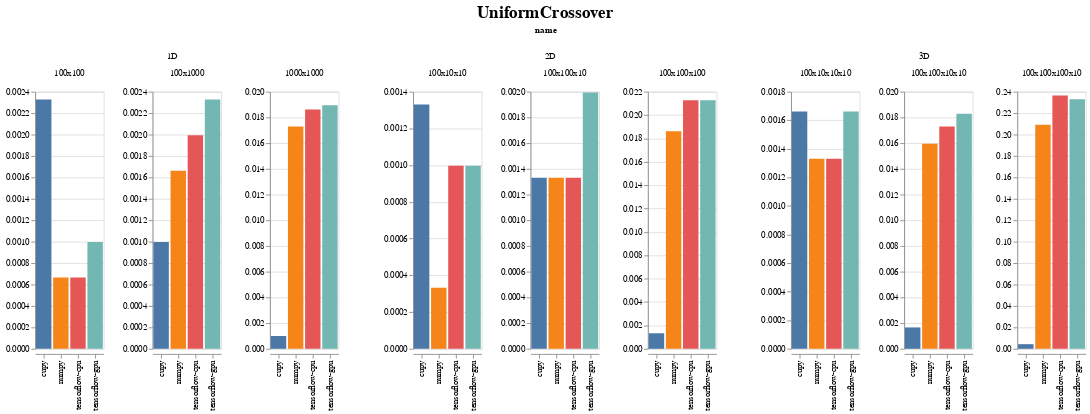

Here is the notebook cell this chart was saved with:
### Code cell
display_chart('UniformCrossover')

### Figure 1 — Vega-Lite specification as saved in the notebook (floating-point values rounded to 4 significant figures)
{"config": {"view": {"continuousWidth": 400, "continuousHeight": 300}, "title": {"anchor": "middle", "fontSize": 20, "offset": 5, "orient": "top"}}, "data": {"name": "data-c4ac4c5c1ccf85b96503995989751fb1"}, "facet": {"column": {"type": "nominal", "field": "name"}}, "spec": {"mark": "bar", "encoding": {"color": {"type": "nominal", "field": "backend", "legend": null}, "column": {"type": "nominal", "field": "shape_str", "sort": {"field": "input_size", "order": "ascending"}, "title": ""}, "x": {"type": "nominal", "axis": {"title": ""}, "field": "backend"}, "y": {"type": "quantitative", "axis": {"title": ""}, "field": "avg_time", "sort": "-x"}}, "resolve": {"scale": {"y": "independent"}}, "title": ""}, "spacing": 50, "title": "UniformCrossover", "$schema": "https://vega.github.io/schema/vega-lite/v4.0.2.json", "datasets": {"data-c4ac4c5c1ccf85b96503995989751fb1": [{"avg_time": 0.002327, "backend": "cupy", "evoflow_version": "0.4.1", "generations": 10, "group": "UniformCrossover", "input_size": 10000, "max_time": 0.004987, "min_time": 0.0009971, "name": "1D", "num_runs": 3, "shape": [100, 100], "shape_str": "100x100", "std_time": 0.001881, "system": {"os": {"name": "Windows", "version": "10.0.18362"}, "memory": {"unit": "MB", "used": 15815, "total": 65451}, "cpu": {"name": "Intel64 Family 6 Model 158 Stepping 10, GenuineIntel", "cores": 12, "freqency": 3696.0}, "python": {"numpy": "1.18.3", "tensorflow": {"visible_gpu": ["/physical_device:GPU:0"], "version": "2.2.0"}, "cupy": "7.2.0"}, "gpu": [{"memory": {"unit": "MB", "total": 11264, "used": 1475}, "temperature": {"unit": "C"}, "driver": "445.87", "index": "0", "name": "GeForce RTX 2080 Ti", "value": "60", "usage": "1"}]}, "test_name": "UniformCrossover1D", "test_type": "OP", "ts": 1590167235}, {"avg_time": 0.0009974, "backend": "tensorflow-gpu", "evoflow_version": "0.4.1", "generations": 10, "group": "UniformCrossover", "input_size": 10000, "max_time": 0.0009985, "min_time": 0.0009964, "name": "1D", "num_runs": 3, "shape": [100, 100], "shape_str": "100x100", "std_time": 8.778e-07, "system": {"os": {"name": "Windows", "version": "10.0.18362"}, "memory": {"unit": "MB", "used": 15765, "total": 65451}, "cpu": {"name": "Intel64 Family 6 Model 158 Stepping 10, GenuineIntel", "cores": 12, "freqency": 3696.0}, "python": {"numpy": "1.18.3", "tensorflow": {"visible_gpu": ["/physical_device:GPU:0"], "version": "2.2.0"}, "cupy": "7.2.0"}, "gpu": [{"memory": {"unit": "MB", "total": 11264, "used": 1471}, "temperature": {"unit": "C"}, "driver": "445.87", "index": "0", "name": "GeForce RTX 2080 Ti", "value": "58", "usage": "0"}]}, "test_name": "UniformCrossover1D", "test_type": "OP", "ts": 1590167273}, {"avg_time": 0.00133, "backend": "cupy", "evoflow_version": "0.4.1", "generations": 10, "group": "UniformCrossover", "input_size": 10000, "max_time": 0.001995, "min_time": 0.0009971, "name": "2D", "num_runs": 3, "shape": [100, 10, 10], "shape_str": "100x10x10", "std_time": 0.0004701, "system": {"os": {"name": "Windows", "version": "10.0.18362"}, "memory": {"unit": "MB", "used": 15815, "total": 65451}, "cpu": {"name": "Intel64 Family 6 Model 158 Stepping 10, GenuineIntel", "cores": 12, "freqency": 3696.0}, "python": {"numpy": "1.18.3", "tensorflow": {"visible_gpu": ["/physical_device:GPU:0"], "version": "2.2.0"}, "cupy": "7.2.0"}, "gpu": [{"memory": {"unit": "MB", "total": 11264, "used": 1475}, "temperature": {"unit": "C"}, "driver": "445.87", "index": "0", "name": "GeForce RTX 2080 Ti", "value": "60", "usage": "1"}]}, "test_name": "UniformCrossover2D", "test_type": "OP", "ts": 1590167235}, {"avg_time": 0.0009973, "backend": "tensorflow-cpu", "evoflow_version": "0.4.1", "generations": 10, "group": "UniformCrossover", "input_size": 10000, "max_time": 0.0009975, "min_time": 0.0009971, "name": "2D", "num_runs": 3, "shape": [100, 10, 10], "shape_str": "100x10x10", "std_time": 1.947e-07, "system": {"os": {"name": "Windows", "version": "10.0.18362"}, "memory": {"unit": "MB", "used": 15807, "total": 65451}, "cpu": {"name": "Intel64 Family 6 Model 158 Stepping 10, GenuineIntel", "cores": 12, "freqency": 3696.0}, "python": {"numpy": "1.18.3", "tensorflow": {"visible_gpu": [], "version": "2.2.0"}, "cupy": "7.2.0"}, "gpu": []}, "test_name": "UniformCrossover2D", "test_type": "OP", "ts": 1590167261}, {"avg_time": 0.0006649, "backend": "tensorflow-cpu", "evoflow_version": "0.4.1", "generations": 10, "group": "UniformCrossover", "input_size": 10000, "max_time": 0.0009975, "min_time": 0.0, "name": "1D", "num_runs": 3, "shape": [100, 100], "shape_str": "100x100", "std_time": 0.0004701, "system": {"os": {"name": "Windows", "version": "10.0.18362"}, "memory": {"unit": "MB", "used": 15807, "total": 65451}, "cpu": {"name": "Intel64 Family 6 Model 158 Stepping 10, GenuineIntel", "cores": 12, "freqency": 3696.0}, "python": {"numpy": "1.18.3", "tensorflow": {"visible_gpu": [], "version": "2.2.0"}, "cupy": "7.2.0"}, "gpu": []}, "test_name": "UniformCrossover1D", "test_type": "OP", "ts": 1590167261}, {"avg_time": 0.000665, "backend": "numpy", "evoflow_version": "0.4.1", "generations": 10, "group": "UniformCrossover", "input_size": 10000, "max_time": 0.0009978, "min_time": 0.0, "name": "1D", "num_runs": 3, "shape": [100, 100], "shape_str": "100x100", "std_time": 0.0004702, "system": {"os": {"name": "Windows", "version": "10.0.18362"}, "memory": {"unit": "MB", "used": 15771, "total": 65451}, "cpu": {"name": "Intel64 Family 6 Model 158 Stepping 10, GenuineIntel", "cores": 12, "freqency": 3696.0}, "python": {"numpy": "1.18.3", "tensorflow": {"visible_gpu": ["/physical_device:GPU:0"], "version": "2.2.0"}, "cupy": "7.2.0"}, "gpu": []}, "test_name": "UniformCrossover1D", "test_type": "OP", "ts": 1590167246}, {"avg_time": 0.0009973, "backend": "tensorflow-gpu", "evoflow_version": "0.4.1", "generations": 10, "group": "UniformCrossover", "input_size": 10000, "max_time": 0.0009978, "min_time": 0.0009968, "name": "2D", "num_runs": 3, "shape": [100, 10, 10], "shape_str": "100x10x10", "std_time": 3.893e-07, "system": {"os": {"name": "Windows", "version": "10.0.18362"}, "memory": {"unit": "MB", "used": 15765, "total": 65451}, "cpu": {"name": "Intel64 Family 6 Model 158 Stepping 10, GenuineIntel", "cores": 12, "freqency": 3696.0}, "python": {"numpy": "1.18.3", "tensorflow": {"visible_gpu": ["/physical_device:GPU:0"], "version": "2.2.0"}, "cupy": "7.2.0"}, "gpu": [{"memory": {"unit": "MB", "total": 11264, "used": 1471}, "temperature": {"unit": "C"}, "driver": "445.87", "index": "0", "name": "GeForce RTX 2080 Ti", "value": "58", "usage": "0"}]}, "test_name": "UniformCrossover2D", "test_type": "OP", "ts": 1590167273}, {"avg_time": 0.0003326, "backend": "numpy", "evoflow_version": "0.4.1", "generations": 10, "group": "UniformCrossover", "input_size": 10000, "max_time": 0.0009978, "min_time": 0.0, "name": "2D", "num_runs": 3, "shape": [100, 10, 10], "shape_str": "100x10x10", "std_time": 0.0004704, "system": {"os": {"name": "Windows", "version": "10.0.18362"}, "memory": {"unit": "MB", "used": 15771, "total": 65451}, "cpu": {"name": "Intel64 Family 6 Model 158 Stepping 10, GenuineIntel", "cores": 12, "freqency": 3696.0}, "python": {"numpy": "1.18.3", "tensorflow": {"visible_gpu": ["/physical_device:GPU:0"], "version": "2.2.0"}, "cupy": "7.2.0"}, "gpu": []}, "test_name": "UniformCrossover2D", "test_type": "OP", "ts": 1590167246}, {"avg_time": 0.002327, "backend": "tensorflow-gpu", "evoflow_version": "0.4.1", "generations": 10, "group": "UniformCrossover", "input_size": 100000, "max_time": 0.002992, "min_time": 0.001994, "name": "1D", "num_runs": 3, "shape": [100, 1000], "shape_str": "100x1000", "std_time": 0.0004704, "system": {"os": {"name": "Windows", "version": "10.0.18362"}, "memory": {"unit": "MB", "used": 15765, "total": 65451}, "cpu": {"name": "Intel64 Family 6 Model 158 Stepping 10, GenuineIntel", "cores": 12, "freqency": 3696.0}, "python": {"numpy": "1.18.3", "tensorflow": {"visible_gpu": ["/physical_device:GPU:0"], "version": "2.2.0"}, "cupy": "7.2.0"}, "gpu": [{"memory": {"unit": "MB", "total": 11264, "used": 1471}, "temperature": {"unit": "C"}, "driver": "445.87", "index": "0", "name": "GeForce RTX 2080 Ti", "value": "58", "usage": "0"}]}, "test_name": "UniformCrossover1D", "test_type": "OP", "ts": 1590167273}, {"avg_time": 0.00133, "backend": "tensorflow-cpu", "evoflow_version": "0.4.1", "generations": 10, "group": "UniformCrossover", "input_size": 100000, "max_time": 0.001995, "min_time": 0.0009973, "name": "3D", "num_runs": 3, "shape": [100, 10, 10, 10], "shape_str": "100x10x10x10", "std_time": 0.0004701, "system": {"os": {"name": "Windows", "version": "10.0.18362"}, "memory": {"unit": "MB", "used": 15807, "total": 65451}, "cpu": {"name": "Intel64 Family 6 Model 158 Stepping 10, GenuineIntel", "cores": 12, "freqency": 3696.0}, "python": {"numpy": "1.18.3", "tensorflow": {"visible_gpu": [], "version": "2.2.0"}, "cupy": "7.2.0"}, "gpu": []}, "test_name": "UniformCrossover3D", "test_type": "OP", "ts": 1590167261}, {"avg_time": 0.00133, "backend": "tensorflow-cpu", "evoflow_version": "0.4.1", "generations": 10, "group": "UniformCrossover", "input_size": 100000, "max_time": 0.001995, "min_time": 0.0009973, "name": "2D", "num_runs": 3, "shape": [100, 100, 10], "shape_str": "100x100x10", "std_time": 0.0004701, "system": {"os": {"name": "Windows", "version": "10.0.18362"}, "memory": {"unit": "MB", "used": 15807, "total": 65451}, "cpu": {"name": "Intel64 Family 6 Model 158 Stepping 10, GenuineIntel", "cores": 12, "freqency": 3696.0}, "python": {"numpy": "1.18.3", "tensorflow": {"visible_gpu": [], "version": "2.2.0"}, "cupy": "7.2.0"}, "gpu": []}, "test_name": "UniformCrossover2D", "test_type": "OP", "ts": 1590167261}, {"avg_time": 0.001995, "backend": "tensorflow-cpu", "evoflow_version": "0.4.1", "generations": 10, "group": "UniformCrossover", "input_size": 100000, "max_time": 0.001995, "min_time": 0.001994, "name": "1D", "num_runs": 3, "shape": [100, 1000], "shape_str": "100x1000", "std_time": 1.947e-07, "system": {"os": {"name": "Windows", "version": "10.0.18362"}, "memory": {"unit": "MB", "used": 15807, "total": 65451}, "cpu": {"name": "Intel64 Family 6 Model 158 Stepping 10, GenuineIntel", "cores": 12, "freqency": 3696.0}, "python": {"numpy": "1.18.3", "tensorflow": {"visible_gpu": [], "version": "2.2.0"}, "cupy": "7.2.0"}, "gpu": []}, "test_name": "UniformCrossover1D", "test_type": "OP", "ts": 1590167261}, {"avg_time": 0.00133, "backend": "numpy", "evoflow_version": "0.4.1", "generations": 10, "group": "UniformCrossover", "input_size": 100000, "max_time": 0.001995, "min_time": 0.0009973, "name": "2D", "num_runs": 3, "shape": [100, 100, 10], "shape_str": "100x100x10", "std_time": 0.0004701, "system": {"os": {"name": "Windows", "version": "10.0.18362"}, "memory": {"unit": "MB", "used": 15771, "total": 65451}, "cpu": {"name": "Intel64 Family 6 Model 158 Stepping 10, GenuineIntel", "cores": 12, "freqency": 3696.0}, "python": {"numpy": "1.18.3", "tensorflow": {"visible_gpu": ["/physical_device:GPU:0"], "version": "2.2.0"}, "cupy": "7.2.0"}, "gpu": []}, "test_name": "UniformCrossover2D", "test_type": "OP", "ts": 1590167246}, {"avg_time": 0.00133, "backend": "numpy", "evoflow_version": "0.4.1", "generations": 10, "group": "UniformCrossover", "input_size": 100000, "max_time": 0.001995, "min_time": 0.0009973, "name": "3D", "num_runs": 3, "shape": [100, 10, 10, 10], "shape_str": "100x10x10x10", "std_time": 0.0004701, "system": {"os": {"name": "Windows", "version": "10.0.18362"}, "memory": {"unit": "MB", "used": 15771, "total": 65451}, "cpu": {"name": "Intel64 Family 6 Model 158 Stepping 10, GenuineIntel", "cores": 12, "freqency": 3696.0}, "python": {"numpy": "1.18.3", "tensorflow": {"visible_gpu": ["/physical_device:GPU:0"], "version": "2.2.0"}, "cupy": "7.2.0"}, "gpu": []}, "test_name": "UniformCrossover3D", "test_type": "OP", "ts": 1590167246}, {"avg_time": 0.001995, "backend": "tensorflow-gpu", "evoflow_version": "0.4.1", "generations": 10, "group": "UniformCrossover", "input_size": 100000, "max_time": 0.001995, "min_time": 0.001994, "name": "2D", "num_runs": 3, "shape": [100, 100, 10], "shape_str": "100x100x10", "std_time": 1.947e-07, "system": {"os": {"name": "Windows", "version": "10.0.18362"}, "memory": {"unit": "MB", "used": 15765, "total": 65451}, "cpu": {"name": "Intel64 Family 6 Model 158 Stepping 10, GenuineIntel", "cores": 12, "freqency": 3696.0}, "python": {"numpy": "1.18.3", "tensorflow": {"visible_gpu": ["/physical_device:GPU:0"], "version": "2.2.0"}, "cupy": "7.2.0"}, "gpu": [{"memory": {"unit": "MB", "total": 11264, "used": 1471}, "temperature": {"unit": "C"}, "driver": "445.87", "index": "0", "name": "GeForce RTX 2080 Ti", "value": "58", "usage": "0"}]}, "test_name": "UniformCrossover2D", "test_type": "OP", "ts": 1590167273}, {"avg_time": 0.001662, "backend": "numpy", "evoflow_version": "0.4.1", "generations": 10, "group": "UniformCrossover", "input_size": 100000, "max_time": 0.001995, "min_time": 0.0009973, "name": "1D", "num_runs": 3, "shape": [100, 1000], "shape_str": "100x1000", "std_time": 0.0004701, "system": {"os": {"name": "Windows", "version": "10.0.18362"}, "memory": {"unit": "MB", "used": 15771, "total": 65451}, "cpu": {"name": "Intel64 Family 6 Model 158 Stepping 10, GenuineIntel", "cores": 12, "freqency": 3696.0}, "python": {"numpy": "1.18.3", "tensorflow": {"visible_gpu": ["/physical_device:GPU:0"], "version": "2.2.0"}, "cupy": "7.2.0"}, "gpu": []}, "test_name": "UniformCrossover1D", "test_type": "OP", "ts": 1590167246}, {"avg_time": 0.0009973, "backend": "cupy", "evoflow_version": "0.4.1", "generations": 10, "group": "UniformCrossover", "input_size": 100000, "max_time": 0.0009975, "min_time": 0.0009971, "name": "1D", "num_runs": 3, "shape": [100, 1000], "shape_str": "100x1000", "std_time": 1.947e-07, "system": {"os": {"name": "Windows", "version": "10.0.18362"}, "memory": {"unit": "MB", "used": 15815, "total": 65451}, "cpu": {"name": "Intel64 Family 6 Model 158 Stepping 10, GenuineIntel", "cores": 12, "freqency": 3696.0}, "python": {"numpy": "1.18.3", "tensorflow": {"visible_gpu": ["/physical_device:GPU:0"], "version": "2.2.0"}, "cupy": "7.2.0"}, "gpu": [{"memory": {"unit": "MB", "total": 11264, "used": 1475}, "temperature": {"unit": "C"}, "driver": "445.87", "index": "0", "name": "GeForce RTX 2080 Ti", "value": "60", "usage": "1"}]}, "test_name": "UniformCrossover1D", "test_type": "OP", "ts": 1590167235}, {"avg_time": 0.001662, "backend": "tensorflow-gpu", "evoflow_version": "0.4.1", "generations": 10, "group": "UniformCrossover", "input_size": 100000, "max_time": 0.001995, "min_time": 0.0009973, "name": "3D", "num_runs": 3, "shape": [100, 10, 10, 10], "shape_str": "100x10x10x10", "std_time": 0.0004701, "system": {"os": {"name": "Windows", "version": "10.0.18362"}, "memory": {"unit": "MB", "used": 15765, "total": 65451}, "cpu": {"name": "Intel64 Family 6 Model 158 Stepping 10, GenuineIntel", "cores": 12, "freqency": 3696.0}, "python": {"numpy": "1.18.3", "tensorflow": {"visible_gpu": ["/physical_device:GPU:0"], "version": "2.2.0"}, "cupy": "7.2.0"}, "gpu": [{"memory": {"unit": "MB", "total": 11264, "used": 1471}, "temperature": {"unit": "C"}, "driver": "445.87", "index": "0", "name": "GeForce RTX 2080 Ti", "value": "58", "usage": "0"}]}, "test_name": "UniformCrossover3D", "test_type": "OP", "ts": 1590167273}, {"avg_time": 0.001662, "backend": "cupy", "evoflow_version": "0.4.1", "generations": 10, "group": "UniformCrossover", "input_size": 100000, "max_time": 0.001995, "min_time": 0.0009971, "name": "3D", "num_runs": 3, "shape": [100, 10, 10, 10], "shape_str": "100x10x10x10", "std_time": 0.0004703, "system": {"os": {"name": "Windows", "version": "10.0.18362"}, "memory": {"unit": "MB", "used": 15815, "total": 65451}, "cpu": {"name": "Intel64 Family 6 Model 158 Stepping 10, GenuineIntel", "cores": 12, "freqency": 3696.0}, "python": {"numpy": "1.18.3", "tensorflow": {"visible_gpu": ["/physical_device:GPU:0"], "version": "2.2.0"}, "cupy": "7.2.0"}, "gpu": [{"memory": {"unit": "MB", "total": 11264, "used": 1475}, "temperature": {"unit": "C"}, "driver": "445.87", "index": "0", "name": "GeForce RTX 2080 Ti", "value": "60", "usage": "1"}]}, "test_name": "UniformCrossover3D", "test_type": "OP", "ts": 1590167235}, {"avg_time": 0.00133, "backend": "cupy", "evoflow_version": "0.4.1", "generations": 10, "group": "UniformCrossover", "input_size": 100000, "max_time": 0.001995, "min_time": 0.0009971, "name": "2D", "num_runs": 3, "shape": [100, 100, 10], "shape_str": "100x100x10", "std_time": 0.0004703, "system": {"os": {"name": "Windows", "version": "10.0.18362"}, "memory": {"unit": "MB", "used": 15815, "total": 65451}, "cpu": {"name": "Intel64 Family 6 Model 158 Stepping 10, GenuineIntel", "cores": 12, "freqency": 3696.0}, "python": {"numpy": "1.18.3", "tensorflow": {"visible_gpu": ["/physical_device:GPU:0"], "version": "2.2.0"}, "cupy": "7.2.0"}, "gpu": [{"memory": {"unit": "MB", "total": 11264, "used": 1475}, "temperature": {"unit": "C"}, "driver": "445.87", "index": "0", "name": "GeForce RTX 2080 Ti", "value": "60", "usage": "1"}]}, "test_name": "UniformCrossover2D", "test_type": "OP", "ts": 1590167235}, {"avg_time": 0.01895, "backend": "tensorflow-gpu", "evoflow_version": "0.4.1", "generations": 10, "group": "UniformCrossover", "input_size": 1000000, "max_time": 0.01895, "min_time": 0.01895, "name": "1D", "num_runs": 3, "shape": [1000, 1000], "shape_str": "1000x1000", "std_time": 4.052e-07, "system": {"os": {"name": "Windows", "version": "10.0.18362"}, "memory": {"unit": "MB", "used": 15765, "total": 65451}, "cpu": {"name": "Intel64 Family 6 Model 158 Stepping 10, GenuineIntel", "cores": 12, "freqency": 3696.0}, "python": {"numpy": "1.18.3", "tensorflow": {"visible_gpu": ["/physical_device:GPU:0"], "version": "2.2.0"}, "cupy": "7.2.0"}, "gpu": [{"memory": {"unit": "MB", "total": 11264, "used": 1471}, "temperature": {"unit": "C"}, "driver": "445.87", "index": "0", "name": "GeForce RTX 2080 Ti", "value": "58", "usage": "0"}]}, "test_name": "UniformCrossover1D", "test_type": "OP", "ts": 1590167273}, {"avg_time": 0.0009974, "backend": "cupy", "evoflow_version": "0.4.1", "generations": 10, "group": "UniformCrossover", "input_size": 1000000, "max_time": 0.0009975, "min_time": 0.0009973, "name": "1D", "num_runs": 3, "shape": [1000, 1000], "shape_str": "1000x1000", "std_time": 1.124e-07, "system": {"os": {"name": "Windows", "version": "10.0.18362"}, "memory": {"unit": "MB", "used": 15815, "total": 65451}, "cpu": {"name": "Intel64 Family 6 Model 158 Stepping 10, GenuineIntel", "cores": 12, "freqency": 3696.0}, "python": {"numpy": "1.18.3", "tensorflow": {"visible_gpu": ["/physical_device:GPU:0"], "version": "2.2.0"}, "cupy": "7.2.0"}, "gpu": [{"memory": {"unit": "MB", "total": 11264, "used": 1475}, "temperature": {"unit": "C"}, "driver": "445.87", "index": "0", "name": "GeForce RTX 2080 Ti", "value": "60", "usage": "1"}]}, "test_name": "UniformCrossover1D", "test_type": "OP", "ts": 1590167235}, {"avg_time": 0.02128, "backend": "tensorflow-gpu", "evoflow_version": "0.4.1", "generations": 10, "group": "UniformCrossover", "input_size": 1000000, "max_time": 0.02194, "min_time": 0.02094, "name": "2D", "num_runs": 3, "shape": [100, 100, 100], "shape_str": "100x100x100", "std_time": 0.0004701, "system": {"os": {"name": "Windows", "version": "10.0.18362"}, "memory": {"unit": "MB", "used": 15765, "total": 65451}, "cpu": {"name": "Intel64 Family 6 Model 158 Stepping 10, GenuineIntel", "cores": 12, "freqency": 3696.0}, "python": {"numpy": "1.18.3", "tensorflow": {"visible_gpu": ["/physical_device:GPU:0"], "version": "2.2.0"}, "cupy": "7.2.0"}, "gpu": [{"memory": {"unit": "MB", "total": 11264, "used": 1471}, "temperature": {"unit": "C"}, "driver": "445.87", "index": "0", "name": "GeForce RTX 2080 Ti", "value": "58", "usage": "0"}]}, "test_name": "UniformCrossover2D", "test_type": "OP", "ts": 1590167273}, {"avg_time": 0.01729, "backend": "tensorflow-cpu", "evoflow_version": "0.4.1", "generations": 10, "group": "UniformCrossover", "input_size": 1000000, "max_time": 0.01795, "min_time": 0.01695, "name": "3D", "num_runs": 3, "shape": [100, 100, 10, 10], "shape_str": "100x100x10x10", "std_time": 0.0004702, "system": {"os": {"name": "Windows", "version": "10.0.18362"}, "memory": {"unit": "MB", "used": 15807, "total": 65451}, "cpu": {"name": "Intel64 Family 6 Model 158 Stepping 10, GenuineIntel", "cores": 12, "freqency": 3696.0}, "python": {"numpy": "1.18.3", "tensorflow": {"visible_gpu": [], "version": "2.2.0"}, "cupy": "7.2.0"}, "gpu": []}, "test_name": "UniformCrossover3D", "test_type": "OP", "ts": 1590167261}, {"avg_time": 0.01862, "backend": "numpy", "evoflow_version": "0.4.1", "generations": 10, "group": "UniformCrossover", "input_size": 1000000, "max_time": 0.01895, "min_time": 0.01795, "name": "2D", "num_runs": 3, "shape": [100, 100, 100], "shape_str": "100x100x100", "std_time": 0.0004699, "system": {"os": {"name": "Windows", "version": "10.0.18362"}, "memory": {"unit": "MB", "used": 15771, "total": 65451}, "cpu": {"name": "Intel64 Family 6 Model 158 Stepping 10, GenuineIntel", "cores": 12, "freqency": 3696.0}, "python": {"numpy": "1.18.3", "tensorflow": {"visible_gpu": ["/physical_device:GPU:0"], "version": "2.2.0"}, "cupy": "7.2.0"}, "gpu": []}, "test_name": "UniformCrossover2D", "test_type": "OP", "ts": 1590167246}, {"avg_time": 0.01729, "backend": "numpy", "evoflow_version": "0.4.1", "generations": 10, "group": "UniformCrossover", "input_size": 1000000, "max_time": 0.01795, "min_time": 0.01695, "name": "1D", "num_runs": 3, "shape": [1000, 1000], "shape_str": "1000x1000", "std_time": 0.0004699, "system": {"os": {"name": "Windows", "version": "10.0.18362"}, "memory": {"unit": "MB", "used": 15771, "total": 65451}, "cpu": {"name": "Intel64 Family 6 Model 158 Stepping 10, GenuineIntel", "cores": 12, "freqency": 3696.0}, "python": {"numpy": "1.18.3", "tensorflow": {"visible_gpu": ["/physical_device:GPU:0"], "version": "2.2.0"}, "cupy": "7.2.0"}, "gpu": []}, "test_name": "UniformCrossover1D", "test_type": "OP", "ts": 1590167246}, {"avg_time": 0.01862, "backend": "tensorflow-cpu", "evoflow_version": "0.4.1", "generations": 10, "group": "UniformCrossover", "input_size": 1000000, "max_time": 0.01895, "min_time": 0.01795, "name": "1D", "num_runs": 3, "shape": [1000, 1000], "shape_str": "1000x1000", "std_time": 0.0004703, "system": {"os": {"name": "Windows", "version": "10.0.18362"}, "memory": {"unit": "MB", "used": 15807, "total": 65451}, "cpu": {"name": "Intel64 Family 6 Model 158 Stepping 10, GenuineIntel", "cores": 12, "freqency": 3696.0}, "python": {"numpy": "1.18.3", "tensorflow": {"visible_gpu": [], "version": "2.2.0"}, "cupy": "7.2.0"}, "gpu": []}, "test_name": "UniformCrossover1D", "test_type": "OP", "ts": 1590167261}, {"avg_time": 0.001662, "backend": "cupy", "evoflow_version": "0.4.1", "generations": 10, "group": "UniformCrossover", "input_size": 1000000, "max_time": 0.001995, "min_time": 0.0009971, "name": "3D", "num_runs": 3, "shape": [100, 100, 10, 10], "shape_str": "100x100x10x10", "std_time": 0.0004704, "system": {"os": {"name": "Windows", "version": "10.0.18362"}, "memory": {"unit": "MB", "used": 15815, "total": 65451}, "cpu": {"name": "Intel64 Family 6 Model 158 Stepping 10, GenuineIntel", "cores": 12, "freqency": 3696.0}, "python": {"numpy": "1.18.3", "tensorflow": {"visible_gpu": ["/physical_device:GPU:0"], "version": "2.2.0"}, "cupy": "7.2.0"}, "gpu": [{"memory": {"unit": "MB", "total": 11264, "used": 1475}, "temperature": {"unit": "C"}, "driver": "445.87", "index": "0", "name": "GeForce RTX 2080 Ti", "value": "60", "usage": "1"}]}, "test_name": "UniformCrossover3D", "test_type": "OP", "ts": 1590167235}, {"avg_time": 0.01828, "backend": "tensorflow-gpu", "evoflow_version": "0.4.1", "generations": 10, "group": "UniformCrossover", "input_size": 1000000, "max_time": 0.01895, "min_time": 0.01793, "name": "3D", "num_runs": 3, "shape": [100, 100, 10, 10], "shape_str": "100x100x10x10", "std_time": 0.0004756, "system": {"os": {"name": "Windows", "version": "10.0.18362"}, "memory": {"unit": "MB", "used": 15765, "total": 65451}, "cpu": {"name": "Intel64 Family 6 Model 158 Stepping 10, GenuineIntel", "cores": 12, "freqency": 3696.0}, "python": {"numpy": "1.18.3", "tensorflow": {"visible_gpu": ["/physical_device:GPU:0"], "version": "2.2.0"}, "cupy": "7.2.0"}, "gpu": [{"memory": {"unit": "MB", "total": 11264, "used": 1471}, "temperature": {"unit": "C"}, "driver": "445.87", "index": "0", "name": "GeForce RTX 2080 Ti", "value": "58", "usage": "0"}]}, "test_name": "UniformCrossover3D", "test_type": "OP", "ts": 1590167273}, {"avg_time": 0.01596, "backend": "numpy", "evoflow_version": "0.4.1", "generations": 10, "group": "UniformCrossover", "input_size": 1000000, "max_time": 0.01596, "min_time": 0.01596, "name": "3D", "num_runs": 3, "shape": [100, 100, 10, 10], "shape_str": "100x100x10x10", "std_time": 1.947e-07, "system": {"os": {"name": "Windows", "version": "10.0.18362"}, "memory": {"unit": "MB", "used": 15771, "total": 65451}, "cpu": {"name": "Intel64 Family 6 Model 158 Stepping 10, GenuineIntel", "cores": 12, "freqency": 3696.0}, "python": {"numpy": "1.18.3", "tensorflow": {"visible_gpu": ["/physical_device:GPU:0"], "version": "2.2.0"}, "cupy": "7.2.0"}, "gpu": []}, "test_name": "UniformCrossover3D", "test_type": "OP", "ts": 1590167246}, {"avg_time": 0.02128, "backend": "tensorflow-cpu", "evoflow_version": "0.4.1", "generations": 10, "group": "UniformCrossover", "input_size": 1000000, "max_time": 0.02194, "min_time": 0.02094, "name": "2D", "num_runs": 3, "shape": [100, 100, 100], "shape_str": "100x100x100", "std_time": 0.0004703, "system": {"os": {"name": "Windows", "version": "10.0.18362"}, "memory": {"unit": "MB", "used": 15807, "total": 65451}, "cpu": {"name": "Intel64 Family 6 Model 158 Stepping 10, GenuineIntel", "cores": 12, "freqency": 3696.0}, "python": {"numpy": "1.18.3", "tensorflow": {"visible_gpu": [], "version": "2.2.0"}, "cupy": "7.2.0"}, "gpu": []}, "test_name": "UniformCrossover2D", "test_type": "OP", "ts": 1590167261}, {"avg_time": 0.00133, "backend": "cupy", "evoflow_version": "0.4.1", "generations": 10, "group": "UniformCrossover", "input_size": 1000000, "max_time": 0.001995, "min_time": 0.0009971, "name": "2D", "num_runs": 3, "shape": [100, 100, 100], "shape_str": "100x100x100", "std_time": 0.0004703, "system": {"os": {"name": "Windows", "version": "10.0.18362"}, "memory": {"unit": "MB", "used": 15815, "total": 65451}, "cpu": {"name": "Intel64 Family 6 Model 158 Stepping 10, GenuineIntel", "cores": 12, "freqency": 3696.0}, "python": {"numpy": "1.18.3", "tensorflow": {"visible_gpu": ["/physical_device:GPU:0"], "version": "2.2.0"}, "cupy": "7.2.0"}, "gpu": [{"memory": {"unit": "MB", "total": 11264, "used": 1475}, "temperature": {"unit": "C"}, "driver": "445.87", "index": "0", "name": "GeForce RTX 2080 Ti", "value": "60", "usage": "1"}]}, "test_name": "UniformCrossover2D", "test_type": "OP", "ts": 1590167235}, {"avg_time": 0.2091, "backend": "numpy", "evoflow_version": "0.4.1", "generations": 10, "group": "UniformCrossover", "input_size": 10000000, "max_time": 0.2184, "min_time": 0.2005, "name": "3D", "num_runs": 3, "shape": [100, 100, 100, 10], "shape_str": "100x100x100x10", "std_time": 0.007344, "system": {"os": {"name": "Windows", "version": "10.0.18362"}, "memory": {"unit": "MB", "used": 15771, "total": 65451}, "cpu": {"name": "Intel64 Family 6 Model 158 Stepping 10, GenuineIntel", "cores": 12, "freqency": 3696.0}, "python": {"numpy": "1.18.3", "tensorflow": {"visible_gpu": ["/physical_device:GPU:0"], "version": "2.2.0"}, "cupy": "7.2.0"}, "gpu": []}, "test_name": "UniformCrossover3D", "test_type": "OP", "ts": 1590167246}, {"avg_time": 0.004322, "backend": "cupy", "evoflow_version": "0.4.1", "generations": 10, "group": "UniformCrossover", "input_size": 10000000, "max_time": 0.004987, "min_time": 0.003989, "name": "3D", "num_runs": 3, "shape": [100, 100, 100, 10], "shape_str": "100x100x100x10", "std_time": 0.0004703, "system": {"os": {"name": "Windows", "version": "10.0.18362"}, "memory": {"unit": "MB", "used": 15815, "total": 65451}, "cpu": {"name": "Intel64 Family 6 Model 158 Stepping 10, GenuineIntel", "cores": 12, "freqency": 3696.0}, "python": {"numpy": "1.18.3", "tensorflow": {"visible_gpu": ["/physical_device:GPU:0"], "version": "2.2.0"}, "cupy": "7.2.0"}, "gpu": [{"memory": {"unit": "MB", "total": 11264, "used": 1475}, "temperature": {"unit": "C"}, "driver": "445.87", "index": "0", "name": "GeForce RTX 2080 Ti", "value": "60", "usage": "1"}]}, "test_name": "UniformCrossover3D", "test_type": "OP", "ts": 1590167235}, {"avg_time": 0.2365, "backend": "tensorflow-cpu", "evoflow_version": "0.4.1", "generations": 10, "group": "UniformCrossover", "input_size": 10000000, "max_time": 0.2518, "min_time": 0.2214, "name": "3D", "num_runs": 3, "shape": [100, 100, 100, 10], "shape_str": "100x100x100x10", "std_time": 0.01242, "system": {"os": {"name": "Windows", "version": "10.0.18362"}, "memory": {"unit": "MB", "used": 15807, "total": 65451}, "cpu": {"name": "Intel64 Family 6 Model 158 Stepping 10, GenuineIntel", "cores": 12, "freqency": 3696.0}, "python": {"numpy": "1.18.3", "tensorflow": {"visible_gpu": [], "version": "2.2.0"}, "cupy": "7.2.0"}, "gpu": []}, "test_name": "UniformCrossover3D", "test_type": "OP", "ts": 1590167261}, {"avg_time": 0.233, "backend": "tensorflow-gpu", "evoflow_version": "0.4.1", "generations": 10, "group": "UniformCrossover", "input_size": 10000000, "max_time": 0.2503, "min_time": 0.2194, "name": "3D", "num_runs": 3, "shape": [100, 100, 100, 10], "shape_str": "100x100x100x10", "std_time": 0.01288, "system": {"os": {"name": "Windows", "version": "10.0.18362"}, "memory": {"unit": "MB", "used": 15765, "total": 65451}, "cpu": {"name": "Intel64 Family 6 Model 158 Stepping 10, GenuineIntel", "cores": 12, "freqency": 3696.0}, "python": {"numpy": "1.18.3", "tensorflow": {"visible_gpu": ["/physical_device:GPU:0"], "version": "2.2.0"}, "cupy": "7.2.0"}, "gpu": [{"memory": {"unit": "MB", "total": 11264, "used": 1471}, "temperature": {"unit": "C"}, "driver": "445.87", "index": "0", "name": "GeForce RTX 2080 Ti", "value": "58", "usage": "0"}]}, "test_name": "UniformCrossover3D", "test_type": "OP", "ts": 1590167273}]}}
